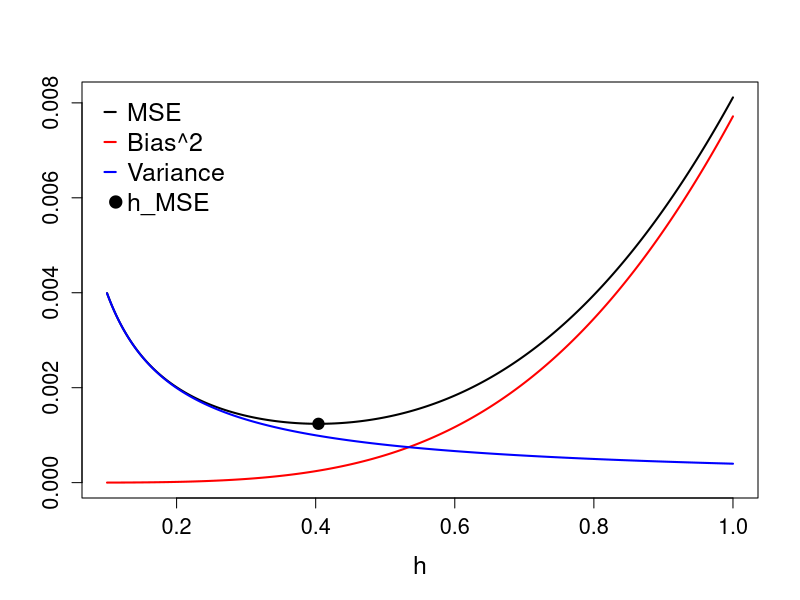

The R script that drew this image:
n = 10^3  # sample size
h = seq(0.1, 1, by = 1/n)  # vector of binwidths
x0 = 0  # starting point for histogram
x = x0 + 0.001  # point to evaluate MSE
j = floor((x - x0)/h + 1)  # bin to evaluate fhat
m = (j - 0.5) * h + x0  # midpoint of bin
fp = -m * dnorm(m)  # f'(m)
f = dnorm(x, 0, 1)  # f(x) for normal density
Bias = fp * (m - x)  # BIAS(fhat(x))
Var = f/(n * h)  # Var(fhat(x))
MSE = Bias^2 + Var  # MSE(fhat(x))
h[match(min(MSE), MSE)]  # optimal h for MSE

# find minimum mean squared error
MSE_min = c(h[match(min(MSE), MSE)], min(MSE))
ylim = c(min(Bias^2, Var, MSE), max(Bias^2, Var, MSE))

plot(h, MSE, type = "l", ylim = ylim, cex = 1, cex.axis = 1.3, cex.lab = 1.5, lwd = 2, ylab = "", xlab = "h")
lines(h, Bias^2, type = "l", col = "red", lwd = 2)
lines(h, Var, type = "l", col = "blue", lwd = 2)
points(MSE_min[1], MSE_min[2], col = "black", pch = 19, cex = 1.5)
legend(x = "topleft", legend = c("MSE", "Bias^2", "Variance", "h_MSE"), col = c("black", "red", "blue", "black"), lwd = 2, 
    lty = c(1, 1, 1, NA), pch = c(NA, NA, NA, 19), bty = "n", merge = F, y.intersp = 1, x.intersp = 0.5, seg.len = 0.5, 
    cex = 1.5) 
 TRUE
